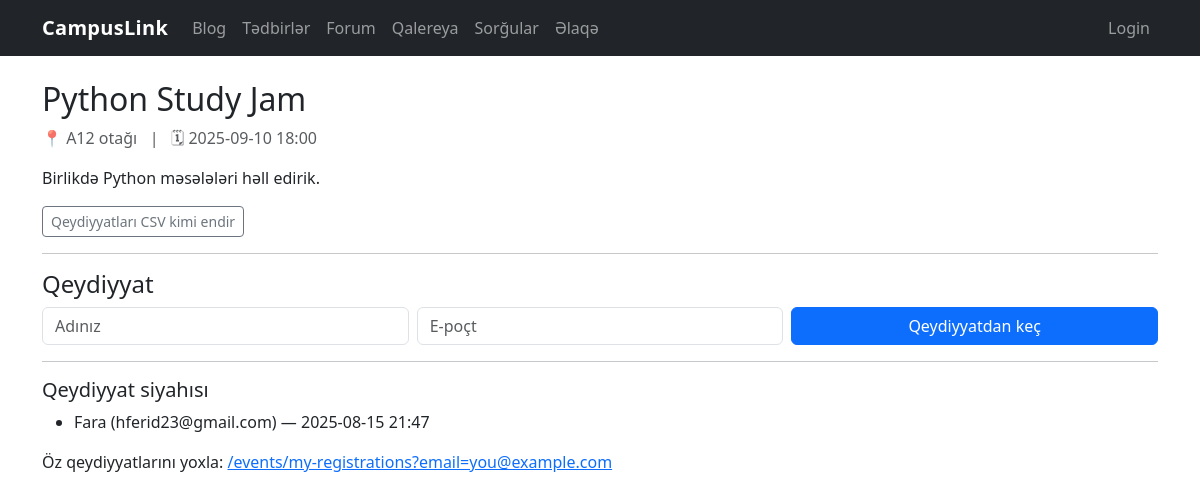
The page /events/1 on the database its author committed.
### tables this page shows
CREATE TABLE events (
            id INTEGER PRIMARY KEY AUTOINCREMENT,
            title TEXT NOT NULL,
            date TEXT NOT NULL,
            location TEXT NOT NULL,
            description TEXT NOT NULL,
            capacity INTEGER NOT NULL DEFAULT 100
        );

CREATE TABLE event_registrations (
            id INTEGER PRIMARY KEY AUTOINCREMENT,
            event_id INTEGER NOT NULL,
            name TEXT NOT NULL,
            email TEXT NOT NULL,
            created_at TEXT NOT NULL,
            UNIQUE(event_id, email), -- eyni email-in eyni tədbirə iki dəfə yazılmasının qarşısını alır
            FOREIGN KEY (event_id) REFERENCES events(id) ON DELETE CASCADE
        );

### events.py (the view, shortened to what this page needs)
@bp.route("/<int:event_id>", methods=["GET", "POST"])
def detail(event_id: int):
    db = get_db()
    cur = db.execute("SELECT * FROM events WHERE id = ?", (event_id,))
    row = cur.fetchone()
    if not row:
        return render_template("404.html"), 404
    event = dict_from_row(row)
    cur = db.execute("SELECT COUNT(*) FROM event_registrations WHERE event_id = ?", (event_id,))
    reg_count = cur.fetchone()[0]
    remaining = max(0, event["capacity"] - reg_count)
    cur = db.execute(
        "SELECT * FROM event_registrations WHERE event_id = ? ORDER BY id DESC",
        (event_id,),
    )
    regs = [dict_from_row(r) for r in cur.fetchall()]
    return render_template("events/detail.html", event=event, regs=regs, remaining=remaining)

### database.py (called while the page is built)
def get_db():
    if "db" not in g:
        g.db = sqlite3.connect(DB_PATH)
        g.db.row_factory = sqlite3.Row
    return g.db

def dict_from_row(row):
    return {k: row[k] for k in row.keys()} if row else None

### forum.py (called while the page is built, shortened)
def _current_user_display() -> str:
    role = session.get("role") or "guest"
    if role == "admin":
        return (session.get("admin_name") or session.get("user_name") or "Admin").strip() or "Admin"
    if role == "user":
        return (session.get("user_name") or "User").strip() or "User"
    return "Guest"

@bp.app_context_processor
def _inject_forum_auth():
    return {"forum_role": session.get("role") or "guest", "forum_name": _current_user_display()}

def ensure_forum_schema() -> None:
    global _schema_ready
    if _schema_ready:
        return

@bp.before_app_request
def _forum_schema_bootstrap():
    db = get_db()
    db.execute("PRAGMA foreign_keys = ON;")
    ensure_forum_schema()

### polls.py (called while the page is built)
@bp.before_app_request
def ensure_session():
    if "voter_id" not in session:
        session["voter_id"] = secrets.token_hex(8)
    return None

### templates/events/detail.html (shortened to what this page needs)
{% extends "base.html" %}
{% block content %}
  <h2>{{ event["title"] }}</h2>
  <div class="text-muted">📍 {{ event["location"] }} &nbsp; | &nbsp; 🗓 {{ event["date"] }}</div>
  <p class="mt-3">{{ event["description"] }}</p>
  <p><a class="btn btn-sm btn-outline-secondary" href="{{ url_for('events.export_csv', event_id=event['id']) }}">Qeydiyyatları CSV kimi endir</a></p>
  <hr>
  <h4>Qeydiyyat</h4>
  <form method="post">
    <div class="row g-2">
      <div class="col-md-4"><input name="name" class="form-control" placeholder="Adınız" required></div>
      <div class="col-md-4"><input name="email" type="email" class="form-control" placeholder="E-poçt" required></div>
      <div class="col-md-4"><button class="btn btn-primary w-100" {% if remaining<=0 %}disabled{% endif %}>Qeydiyyatdan keç</button></div>
    </div>
  </form>
  <hr>
  <h5>Qeydiyyat siyahısı</h5>
  <ul>
    {% for r in regs %}
      <li>{{ r["name"] }} ({{ r["email"] }}) — {{ r["created_at"] }}</li>
    {% else %}
      <li>Hələ qeydiyyat yoxdur.</li>
    {% endfor %}
  </ul>
  <p class="mt-3">
    Öz qeydiyyatlarını yoxla: <a href="{{ url_for('events.my_regs') }}">/events/my-registrations?email=you@example.com</a>
  </p>
{% endblock %}

### static/style.css (style rules this page uses)
body { font-family: system-ui, -apple-system, "Segoe UI", Roboto, Ubuntu, "Helvetica Neue", Arial, "Noto Sans", "Apple Color Emoji", "Segoe UI Emoji"; }

### rows shown on the page
events: title "Python Study Jam", location "A12 otağı", date "2025-09-10 18:00", description "Birlikdə Python məsələləri həll edirik."
event_registrations: name "Fara", email "hferid23@gmail.com", created_at "2025-08-15 21:47"
